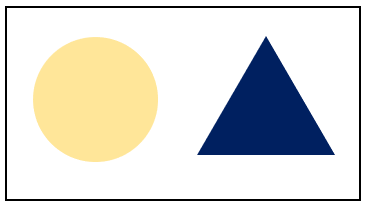
#> input picture week13/image/shape.PNG, 368 x 206 px, found by its file name
$ python histogram-ravel.py
#> lines starting #> are read from the running program, lines starting #| are printed output that depends on the picture
import cv2
import matplotlib.pyplot as plt

# img = cv2.imread("D:/workspace/python/week13/image/rgbyGradient.jpg", 1)
img = cv2.imread("R:/workspace/image-processing-python-POEY/week13/image/shape.PNG", 1)
#> img is the input picture: shape (206, 368, 3); mean B, G, R 213.9, 219.5, 220

b, g, r = cv2.split(img)
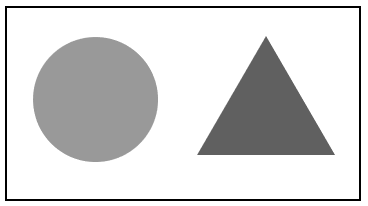
#> b: shape (206, 368); min 0, max 255, mean 213.9
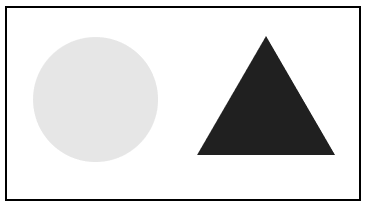
#> g: shape (206, 368); min 0, max 255, mean 219.5
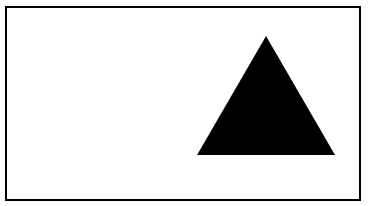
#> r: shape (206, 368); min 0, max 255, mean 220

cv2.imshow("OG", img)
plt.hist(b.ravel(), 256, [0, 256])
plt.show()
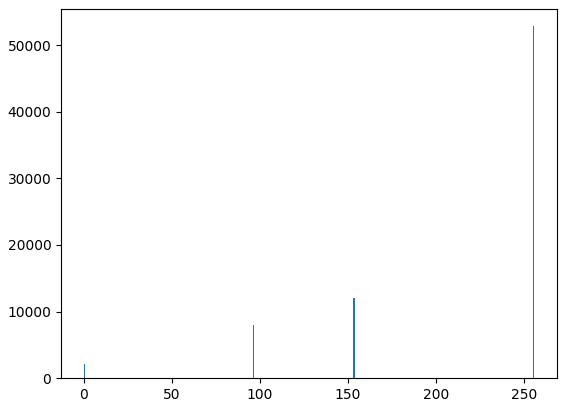
#> figure drawn by matplotlib, 1 panel; tallest bar 52824 high, from x = 255 to 256

cv2.waitKey(0)
cv2.destroyAllWindows()
